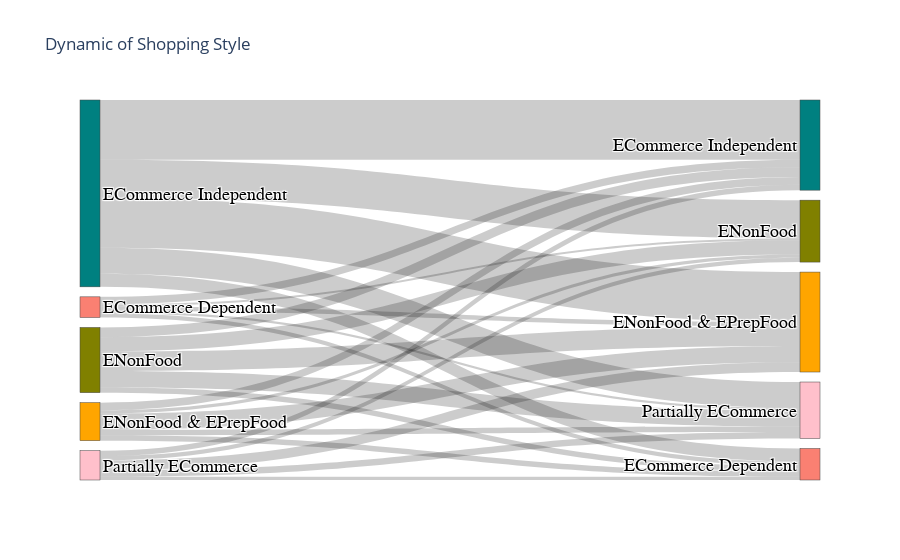

Write notebook code for a chart like this one.
### Code cell
import plotly.graph_objects as go

df = pd.DataFrame({'Past style': sacog_demo.past_label, 
              'May style': sacog_demo.label})

fig = go.Figure(data = [go.Sankey(
                        textfont = dict(color = 'Black', family='Times New Roman', size = 18),
                        node = dict(
                        pad = 10,
                        thickness = 20,
                        label = ['ECommerce Dependent', 'ECommerce Independent', 'ENonFood', 'ENonFood & EPrepFood', 'Partially ECommerce',
                                 'ECommerce Dependent', 'ECommerce Independent', 'ENonFood', 'ENonFood & EPrepFood','Partially ECommerce'],
                        color = ['salmon','teal','olive','orange','pink',
                                'salmon','teal','olive','orange','pink'],
                        ),
                        link = dict(
                            source = [0]*5 + [1]*5 + [2]*5 + [3]*5 + [4]*5,
                            target = [5,6,7,8,9]*6,
                            value = list(df.groupby('Past style')['May style'].value_counts().sort_index())
                        ))]
               )

fig.update_layout(title_text = 'Dynamic of Shopping Style')
fig.show()

### Figure 1 — Plotly figure (JSON) as saved in the notebook; plotly's stock layout.template omitted (floating-point values rounded to 4 significant figures)
{"data": [{"link": {"source": [0, 0, 0, 0, 0, 1, 1, 1, 1, 1, 2, 2, 2, 2, 2, 3, 3, 3, 3, 3, 4, 4, 4, 4, 4], "target": [5, 6, 7, 8, 9, 5, 6, 7, 8, 9, 5, 6, 7, 8, 9, 5, 6, 7, 8, 9, 5, 6, 7, 8, 9, 5, 6, 7, 8, 9], "value": [4, 7, 2, 4, 2, 12, 55, 35, 46, 24, 5, 9, 13, 18, 15, 5, 7, 3, 15, 5, 3, 5, 4, 9, 6]}, "node": {"color": ["salmon", "teal", "olive", "orange", "pink", "salmon", "teal", "olive", "orange", "pink"], "label": ["ECommerce Dependent", "ECommerce Independent", "ENonFood", "ENonFood & EPrepFood", "Partially ECommerce", "ECommerce Dependent", "ECommerce Independent", "ENonFood", "ENonFood & EPrepFood", "Partially ECommerce"], "pad": 10, "thickness": 20}, "textfont": {"color": "Black", "family": "Times New Roman", "size": 18}, "type": "sankey"}], "layout": {"title": {"text": "Dynamic of Shopping Style"}}}
